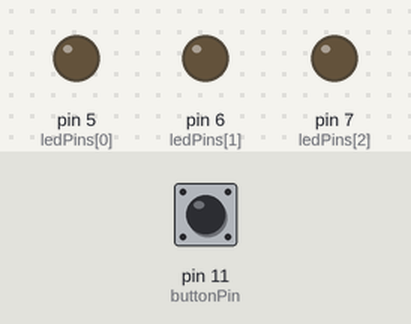
Bench run of a sketch on a simulated Arduino Uno, built with avr-gcc and run on an emulated ATmega328P. On the bench: output pins drawn as LEDs (lit = HIGH). The inputs (shaded band) are chosen by the test bench; at power-on: pin 11 (buttonPin) LOW.

Above: at 1.2 s.
1.3 s: pin 11 (buttonPin) pulled HIGH for 0.15 s
At 2.4 s:
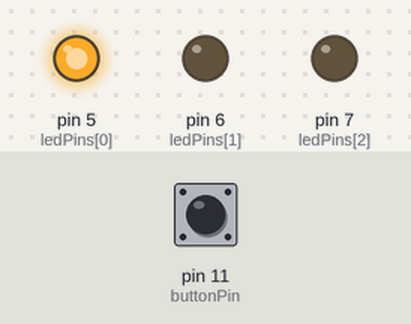
2.9 s: pin 11 (buttonPin) pulled HIGH for 1 s
At 3.6 s:
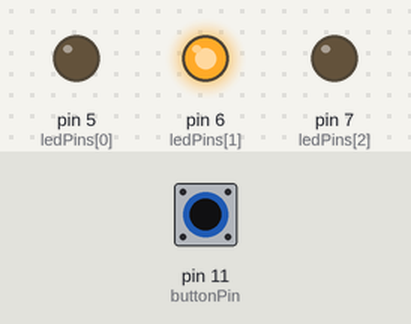
5.4 s: pin 11 (buttonPin) pulled HIGH for 0.15 s
At 6.6 s:
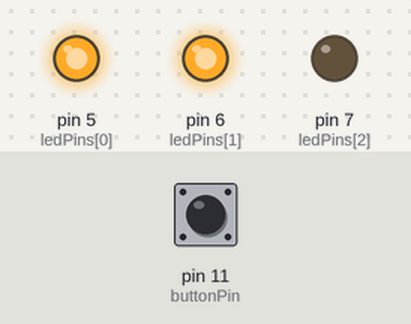
7.0 s: pin 11 (buttonPin) pulled HIGH for 3.2 s
At 7.9 s:
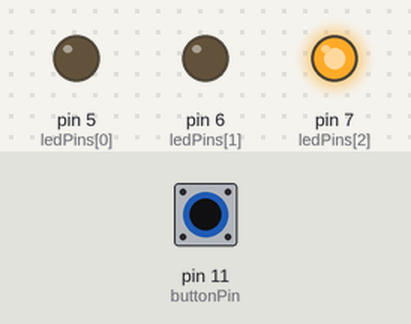
11.7 s: pin 11 (buttonPin) pulled HIGH for 0.15 s
At 12.7 s:
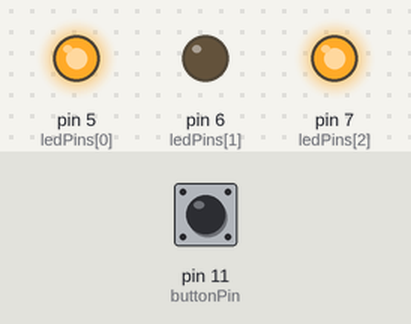
13.3 s: pin 11 (buttonPin) pulled HIGH for 1 s
At 14.0 s:
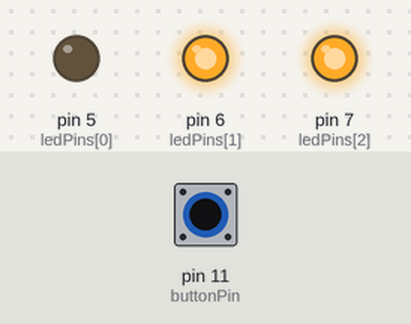
Timing chart, 0 to 16.3 s (numbered marks = the images above; inputs shaded):
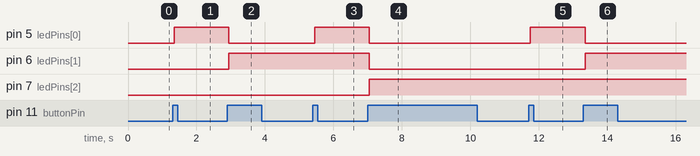

The sketch:

3-bit-LED-binarycounter.ino
```cpp
// Define the pins for LEDs and the pushbutton
const int ledPins[] = {5,6,7};
const int buttonPin = 11;

int count = 0; // Variable to hold the count
int buttonState = LOW; // Variable to store the state of the button
int lastButtonState = LOW; // Variable to store the previous state of the button
unsigned long lastDebounceTime = 0; // Variable to store the last time the button was pressed
unsigned long debounceDelay = 50; // Debounce delay time in milliseconds

void setup() {
  // Initialize LED pins as OUTPUT
  for (int i = 0; i < 3; i++) {
    pinMode(ledPins[i], OUTPUT);
  }

  // Initialize button pin as INPUT
  pinMode(buttonPin, INPUT);
}

void loop() {
  int reading = digitalRead(buttonPin); // Read the current state of the button

  // Check for button state change with debounce
  if (reading != lastButtonState) {
    lastDebounceTime = millis(); // Reset debounce time
  }

  if ((millis() - lastDebounceTime) > debounceDelay) {
    if (reading != buttonState) {
      buttonState = reading;

      if (buttonState == HIGH) {
        count = (count + 1) % 8; // Increment count and reset to 0 after 7 (3-bit binary counter)
        updateLeds(); // Update LED display based on the count
      }
    }
  }

  // Save the current state of the button for the next iteration
  lastButtonState = reading;
}

// Function to update LEDs based on the count
void updateLeds() {
  for (int i = 0; i < 3; i++) {
    digitalWrite(ledPins[i], bitRead(count, i));
  }
}
```

Measured:
- after the input at 1.3 s, pin 5 (ledPins[0]): LOW → HIGH after 0.05 s
- after the input at 2.9 s, pin 5 (ledPins[0]): HIGH → LOW after 0.05 s; pin 6 (ledPins[1]): LOW → HIGH after 0.05 s
- after the input at 5.4 s, pin 5 (ledPins[0]): LOW → HIGH after 0.05 s
- after the input at 7.0 s, pin 5 (ledPins[0]), pin 6 (ledPins[1]): HIGH → LOW after 0.05 s; pin 7 (ledPins[2]): LOW → HIGH after 0.05 s
- after the input at 11.7 s, pin 5 (ledPins[0]): LOW → HIGH after 0.05 s
- after the input at 13.3 s, pin 5 (ledPins[0]): HIGH → LOW after 0.05 s; pin 6 (ledPins[1]): LOW → HIGH after 0.05 s
